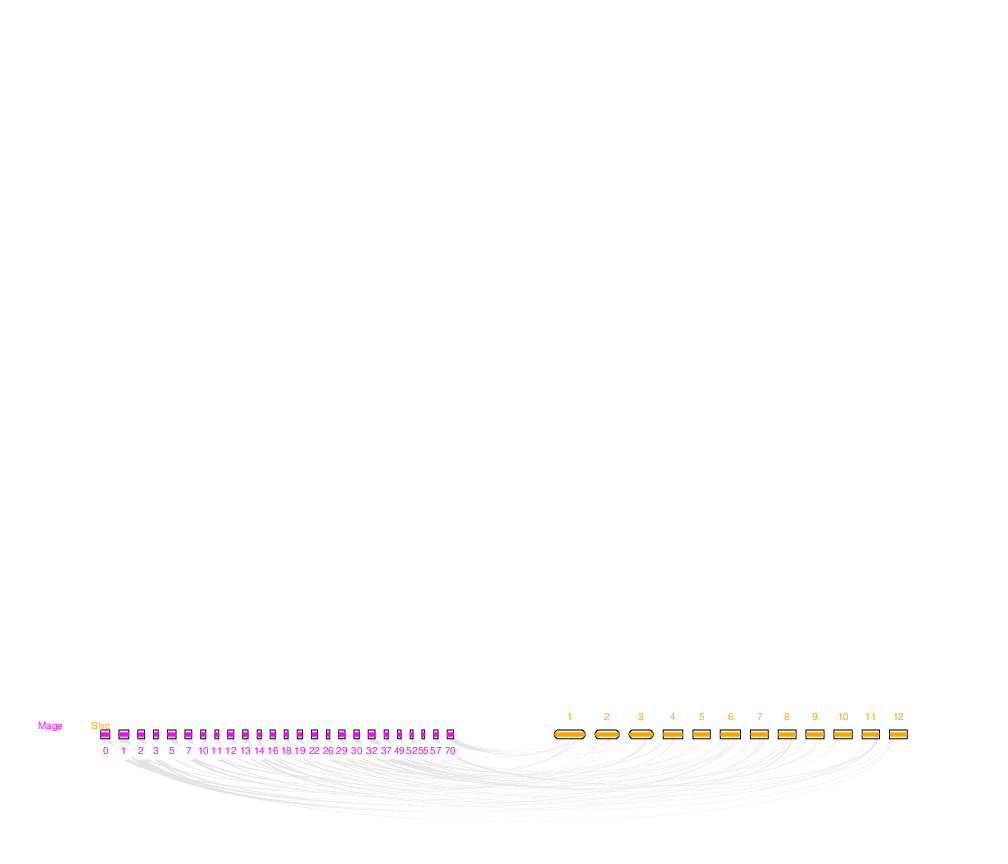

This figure's Python source:
#!/usr/bin/env python
# -*- coding: UTF-8 -*-

"""
%prog seqids layout

Illustrate macrosynteny between tracks which represent individual genomes.

seqids contain the chromosomes to plot. Each line correspond to a track.
layout provides configuration for placement of tracks and mapping file between tracks.

Layout file example - first section specify how to draw each track. Then the "edges"
section specify which connections to draw.

# y, xstart, xend, rotation, color, label, va, bed
.6, .1, .4, 0, m, Grape, top, grape.bed
.4, .3, .6, 60, k, Athaliana, top, athaliana.bed
# edges
e, 0, 1, athaliana.grape.4x1.simple
"""


import sys
import string

from jcvi.apps.base import OptionParser
from jcvi.compara.synteny import SimpleFile
from jcvi.formats.bed import Bed
from jcvi.graphics.chromosome import HorizontalChromosome
from jcvi.graphics.glyph import TextCircle
from jcvi.graphics.synteny import Shade
from jcvi.graphics.base import mpl, plt, savefig, markup, AbstractLayout


class LayoutLine (object):

    def __init__(self, row, delimiter=',', generank=True):
        args = row.rstrip().split(delimiter)
        args = [x.strip() for x in args]

        self.empty = False
        if len(args) < 8:
            self.empty = True
            return
        self.y = float(args[0])
        self.xstart = float(args[1])
        self.xend = float(args[2])
        self.rotation = int(args[3])
        self.color = args[4]
        self.label = args[5]
        self.va = args[6]
        self.bed = Bed(args[7])
        self.order = self.bed.order
        self.order_in_chr = self.bed.order_in_chr if generank \
                            else self.bed.bp_in_chr


class Layout (AbstractLayout):

    def __init__(self, filename, delimiter=',', generank=False):
        super(Layout, self).__init__(filename)
        fp = open(filename)
        self.edges = []
        for row in fp:
            if row[0] == '#':
                continue
            if row[0] == 'e':
                args = [x.strip() for x in row.rstrip().split(delimiter)]
                i, j, fn = args[1:4]
                if len(args) == 5 and args[4]:
                    samearc = args[4]
                else:
                    samearc = 'below'                  
                i, j = int(i), int(j)
                assert args[0] == 'e'
                blocks = self.parse_blocks(fn, i)
                self.edges.append((i, j, blocks, samearc))
            else:
                self.append(LayoutLine(row, delimiter=delimiter,
                            generank=generank))

        self.assign_colors()

    def parse_blocks(self, simplefile, i):
        order = self[i].order
        return SimpleFile(simplefile, order=order).blocks


MaxSeqids = 20   # above which no labels are written


class Track (object):

    def __init__(self, ax, t, gap=.01, height=.01, lw=1, draw=True,
                 heightpad=0, roundrect=False):

        self.empty = t.empty
        if t.empty:
            return

        # Copy the data from LayoutLine
        self.y = t.y
        self.sizes = sizes = t.sizes
        self.label = t.label
        self.rotation = t.rotation
        self.va = t.va
        self.color = t.color if t.color != "None" else None
        self.seqids = t.seqids
        self.bed = t.bed
        self.order = t.order
        self.order_in_chr = t.order_in_chr
        self.ax = ax
        self.height = height

        self.xstart = xstart = t.xstart
        self.xend = t.xend

        # Rotation transform
        x = (self.xstart + self.xend) / 2
        y = self.y
        self.tr = mpl.transforms.Affine2D().\
                    rotate_deg_around(x, y, self.rotation) + ax.transAxes
        self.inv = ax.transAxes.inverted()

        nseqids = len(self.seqids)
        if nseqids > MaxSeqids:
            gap = min(gap, gap * MaxSeqids / nseqids + .001)
        self.gap = gap

        rpad = 1 - t.xend
        span = 1 - xstart - rpad - gap * (len(sizes) - 1)
        self.total = total = sum(sizes.values())
        ratio = span / total

        self.ratio = ratio
        self.update_offsets()
        self.lw = lw

        if draw:
            self.draw(roundrect=roundrect)

    def __str__(self):
        return self.label

    def draw(self, roundrect=False, plot_label=True):
        if self.empty:
            return

        y = self.y
        color = self.color
        ax = self.ax
        xstart = self.xstart
        gap = self.gap
        va = self.va
        nseqids = len(self.seqids)
        tr = self.tr
        for i, sid in enumerate(self.seqids):
            size = self.sizes[sid]
            rsize = self.ratio * size
            xend = xstart + rsize
            hc = HorizontalChromosome(ax, xstart, xend, y,
                                      height=self.height, lw=self.lw, fc=color,
                                      roundrect=roundrect)
            hc.set_transform(tr)
            sid = sid.rsplit("_", 1)[-1]
            si = "".join(x for x in sid if x not in string.letters)
            si = str(int(si))
            xx = (xstart + xend) / 2
            xstart = xend + gap

            if nseqids > 2 * MaxSeqids and (i + 1) % 10 != 0:
                continue
            if nseqids < 5:
                continue

            pad = .02
            if va == "bottom":
                pad = - pad
            TextCircle(ax, xx, y + pad, si, radius=.01,
                       fc="w", color=color, size=10, transform=tr)

        xp = min(self.xstart / 2, .1) #if (self.xstart + self.xend) / 2 <= .5 \
                                      #else max(1 - self.xend / 2, .92)
        label = markup(self.label)
        c = color if color != "gainsboro" else "k"
        if plot_label:
            ax.text(xp, y + self.height * .6, label,
                    ha="center", color=c, transform=tr)

    def update_offsets(self):
        self.offsets = {}
        xs = self.xstart
        gap = self.gap
        for sid in self.seqids:
            size = self.sizes[sid]
            self.offsets[sid] = xs
            xs += self.ratio * size + gap

    def get_coords(self, gene):
        order_in_chr = self.order_in_chr
        seqid, i, f = order_in_chr[gene]
        if seqid not in self.offsets:
            return [None, None]
        x = self.offsets[seqid] + self.ratio * i
        y = self.y
        x, y = self.tr.transform((x, y))
        x, y = self.inv.transform((x, y))

        return [x, y]


class ShadeManager (object):

    def __init__(self, ax, tracks, layout, heightpad=0):
        for i, j, blocks, samearc in layout.edges:
            # if same track (duplication shades), shall we draw above or below?
            #samearc = "above" if i == j and i == 0 else "below"
            self.draw_blocks(ax, blocks, tracks[i], tracks[j],
                             samearc=samearc, heightpad=heightpad)

    def draw_blocks(self, ax, blocks, atrack, btrack,
                    samearc="below", heightpad=0):
        for a, b, c, d, score, orientation, highlight in blocks:
            p = atrack.get_coords(a), atrack.get_coords(b)
            q = btrack.get_coords(c), btrack.get_coords(d)
            if p[0] is None or q[0] is None:
                continue

            ymid = (atrack.y + btrack.y) / 2
            px, qx = p[0][0], q[0][0]
            xdist = abs(px - qx) if px and qx else .5
            pad = .09 * xdist / .5
            if atrack.y == btrack.y:
                if samearc == "below":
                    ymid = atrack.y - pad
                else:
                    ymid = atrack.y + pad
            if heightpad:
                if atrack.y < btrack.y:
                    p[0][1] = p[1][1] = atrack.y + heightpad
                    q[0][1] = q[1][1] = btrack.y - heightpad
                else:
                    p[0][1] = p[1][1] = atrack.y - heightpad
                    q[0][1] = q[1][1] = btrack.y + heightpad

            zorder = 2 if highlight else 1
            lw = 1 if highlight else 0
            Shade(ax, p, q, ymid, highlight=highlight, alpha=1, fc="gainsboro",
                        ec="gainsboro", lw=lw, zorder=zorder)


class Karyotype (object):

    def __init__(self, fig, root, seqidsfile, layoutfile, gap=.01,
                 height=.01, lw=1, generank=True, sizes=None, heightpad=0,
                 roundrect=False, plot_label=True):

        layout = Layout(layoutfile, generank=generank)

        fp = open(seqidsfile)
        for i, row in enumerate(fp):
            if row[0] == '#':
                continue
            t = layout[i]
            seqids = row.rstrip().split(",")
            if t.empty:
                continue

            bed = t.bed
            self.generank = generank
            if generank:
                sz = dict((x, len(list(bed.sub_bed(x)))) for x in seqids)
            else:
                assert sizes is not None
                sz = dict((x, sizes[x]) for x in seqids)
            t.seqids = seqids
            t.sizes = sz

        tracks = []
        for lo in layout:
            if lo.empty:
                continue
            tr = Track(root, lo, gap=gap, height=height, lw=lw, draw=False)
            tracks.append(tr)

        ShadeManager(root, tracks, layout, heightpad=heightpad)

        for tr in tracks:
            tr.draw(roundrect=roundrect, plot_label=plot_label)  # this time for real

        self.tracks = tracks
        self.layout = layout


def main():
    p = OptionParser(__doc__)
    opts, args, iopts = p.set_image_options(figsize="8x7")

    if len(args) != 2:
        sys.exit(not p.print_help())

    seqidsfile, layoutfile = args

    fig = plt.figure(1, (iopts.w, iopts.h))
    root = fig.add_axes([0, 0, 1, 1])

    Karyotype(fig, root, seqidsfile, layoutfile)

    root.set_xlim(0, 1)
    root.set_ylim(0, 1)
    root.set_axis_off()

    pf = "karyotype"
    image_name = pf + "." + iopts.format
    savefig(image_name, dpi=iopts.dpi, iopts=iopts)


if __name__ == '__main__':
    main()
